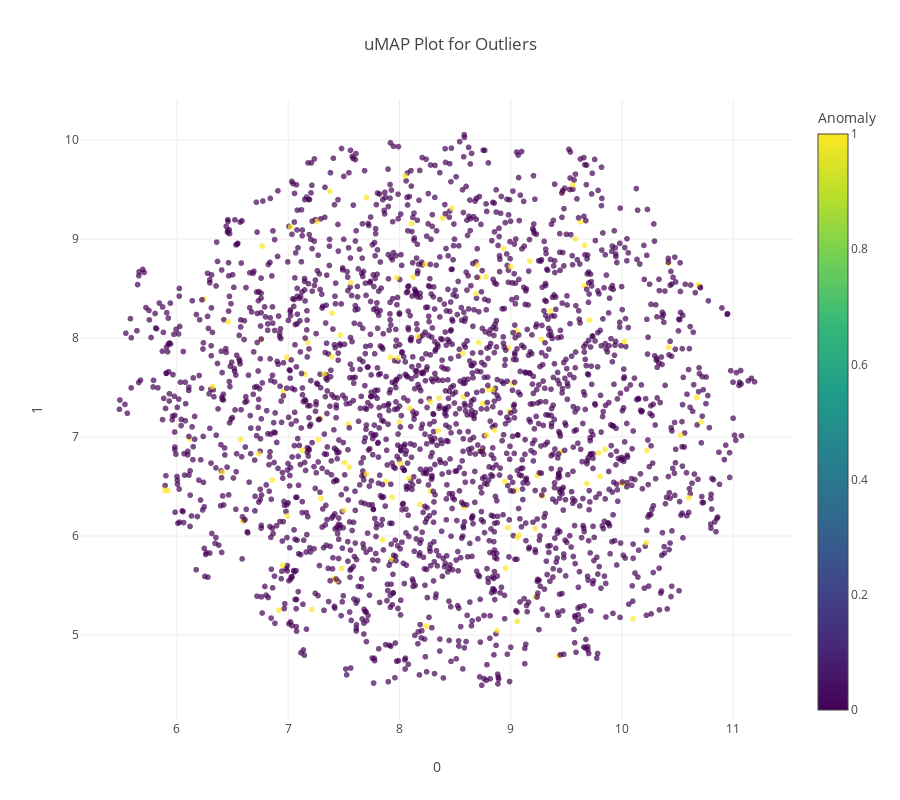

Notebook code for this chart:
### Code cell
exp.plot_model(knn,plot='umap')

### Figure 1 — Plotly figure (JSON) as saved in the notebook; plotly's stock layout.template omitted (floating-point values rounded to 4 significant figures; data arrays with more than 128 entries replaced by an {"elided": "..."} marker saying what was removed)
{"data": [{"customdata": {"elided": "2512x1 str values"}, "hovertemplate": "0=%{x}<br>1=%{y}<br>Feature=%{customdata[0]}<br>Anomaly=%{marker.color}<extra></extra>", "legendgroup": "", "marker": {"color": {"elided": "2512 int values"}, "coloraxis": "coloraxis", "opacity": 0.7, "symbol": "circle"}, "mode": "markers", "name": "", "showlegend": false, "type": "scattergl", "x": {"elided": "2512 float values"}, "xaxis": "x", "y": {"elided": "2512 float values"}, "yaxis": "y"}], "layout": {"coloraxis": {"colorbar": {"title": {"text": "Anomaly"}}, "colorscale": [[0, "#440154"], [0.1111, "#482878"], [0.2222, "#3e4989"], [0.3333, "#31688e"], [0.4444, "#26828e"], [0.5556, "#1f9e89"], [0.6667, "#35b779"], [0.7778, "#6ece58"], [0.8889, "#b5de2b"], [1, "#fde725"]]}, "height": 800, "legend": {"tracegroupgap": 0}, "title": {"text": "uMAP Plot for Outliers"}, "width": 900, "xaxis": {"anchor": "y", "domain": [0, 1], "title": {"text": "0"}}, "yaxis": {"anchor": "x", "domain": [0, 1], "title": {"text": "1"}}}}
